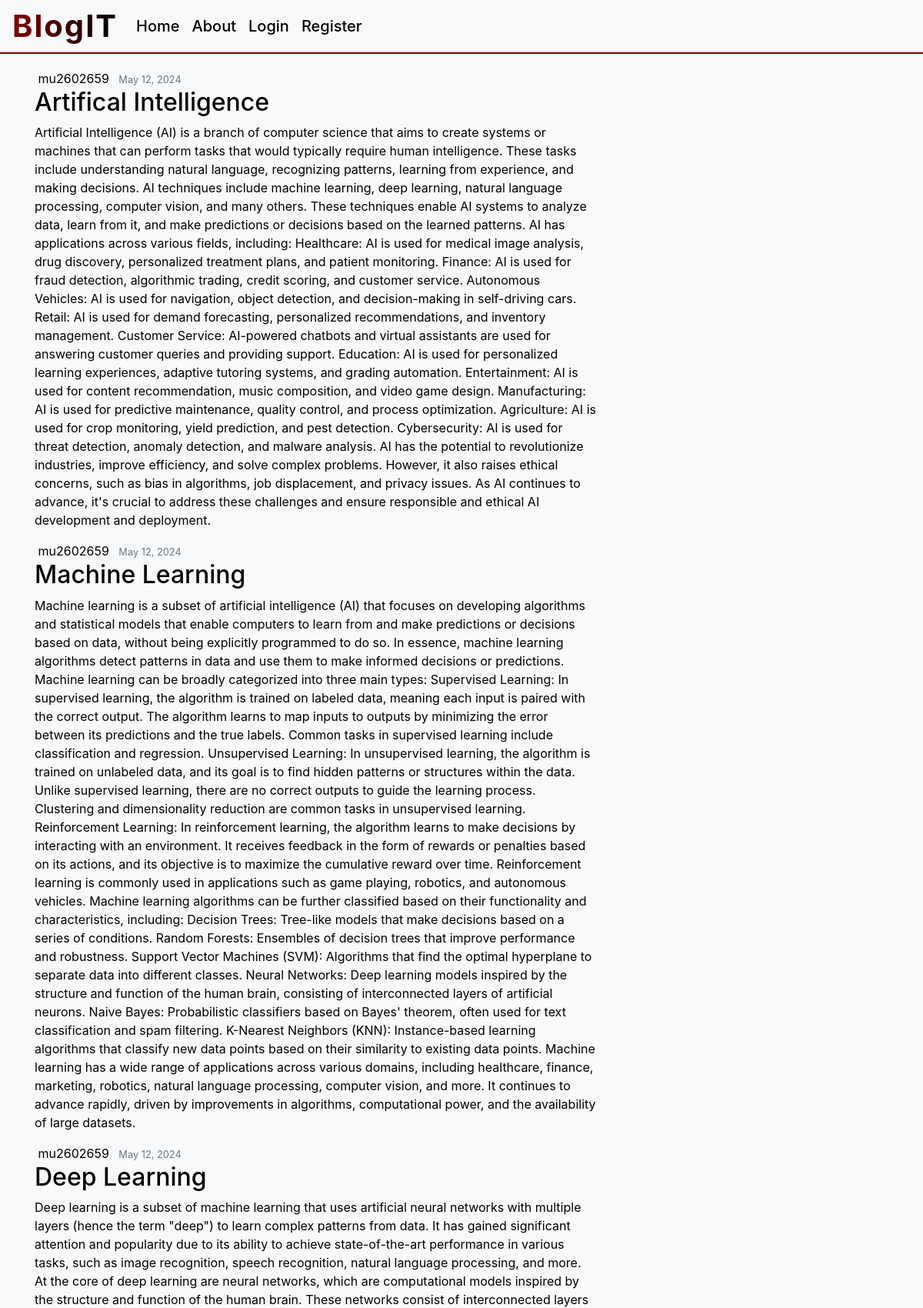
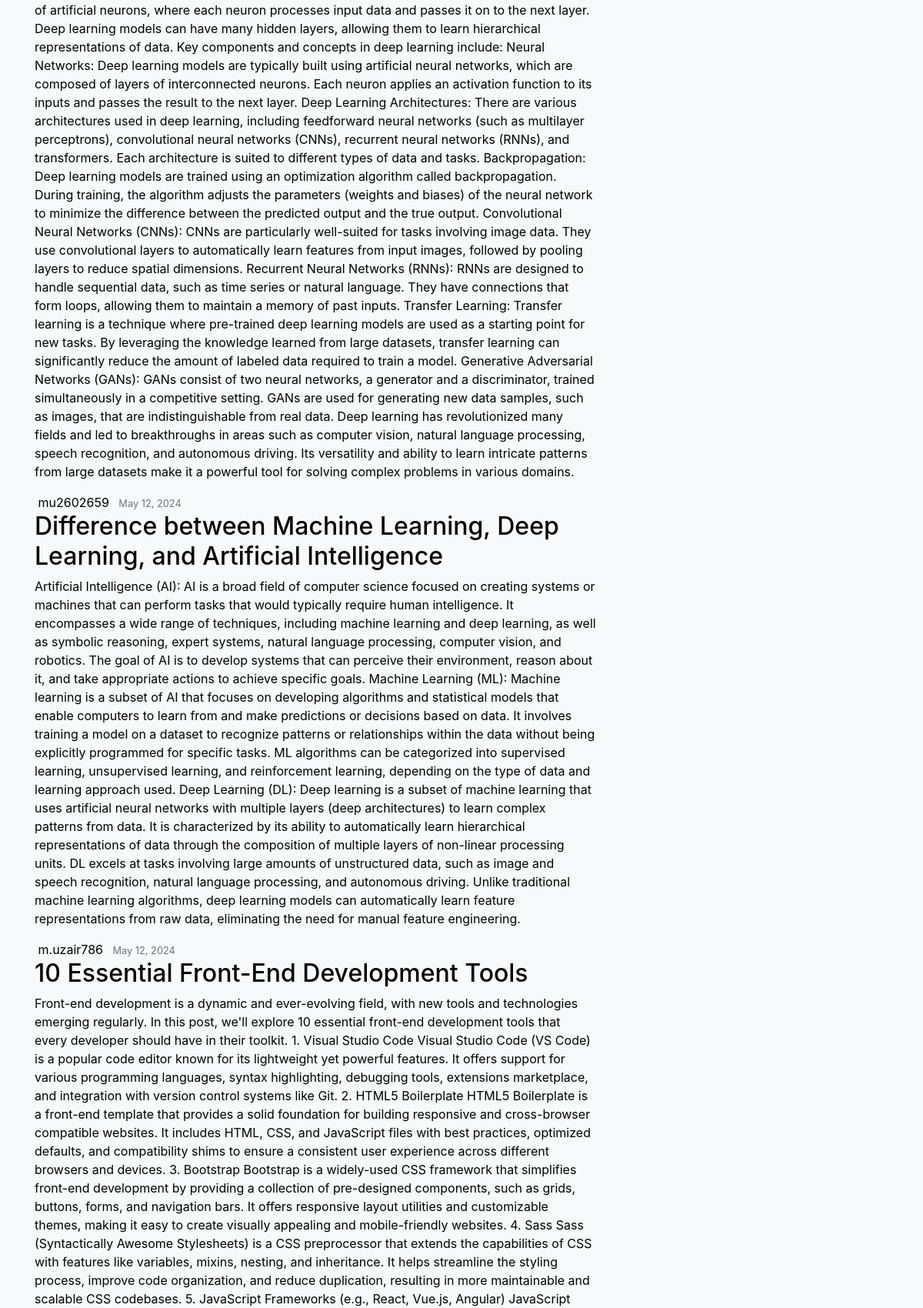
The page / (upper part) on the database its author committed (2 pictures, top to bottom).
### blog/models.py (models this page shows, shortened)
class Post(models.Model):
    title = models.CharField(max_length=100)
    content = models.TextField()
    date_posted = models.DateTimeField(default=timezone.now)
    author = models.ForeignKey(User, on_delete=models.CASCADE)

### blog/views.py (the view)
# urls.py: path("", views.home, name="blog-home"),
def home(request):
    context = {"posts": Post.objects.all()}
    return render(request, "blog/home.html", context)

### blog/templates/blog/home.html (shortened to what this page needs)
{% extends "blog/base.html" %}
{% load static %}
{% block content %}
{% for post in posts %}
<article class="media content-section">
    <div class="media-body">
        <div class="article-metadata">
            <a class="mr-2 custom-color" href="#">{{ post.author }}</a>
            <small class="text-muted custom-color">{{ post.date_posted | date:"F d, Y" }}</small>
        </div>
        <h2><a class="article-title custom-color" href="{% url 'detail' post.id %}">{{ post.title }}</a></h2>
        <p class="article-content custom-color">{{ post.content }}</p>
    </div>
</article>
{% endfor %}
{% endblock content %}

### blog/templates/blog/base.html (shortened to what this page needs)
{% load static %}
<!DOCTYPE html>
<html lang="en">
<head>
    <link rel="stylesheet" href="https://maxcdn.bootstrapcdn.com/bootstrap/4.0.0/css/bootstrap.min.css">
</head>
<body>
    <nav class="navbar navbar-expand-lg navbar-light bg-light fixed-top">
        <a class="navbar-brand" href="{% url 'blog-home' %}">
            <span class="first-letter">B</span>log<span class="second-letter">I</span>T
        </a>
        <div class="collapse navbar-collapse" id="navbarText">
            <ul class="navbar-nav mr-auto">
                <li class="nav-item active">
                    <a class="nav-link" href="{% url 'blog-home' %}">Home <span class="sr-only">(current)</span></a>
                </li>
                <li class="nav-item">
                    <a class="nav-link" href="{% url 'blog-about' %}">About</a>
                </li>
                {% if user.is_authenticated %}
                <li class="nav-item">
                    <a class="nav-link" href="{% url 'profile' %}">Profile</a>
                </li>
                <li class="nav-item">
                    <a class="nav-link" href="{% url 'create_post' %}">Create Post</a>
                </li>
                <li class="nav-item">
                    <a class="nav-link" href="{% url 'logout' %}">Logout</a>
                </li>
                {% else %}
                <li class="nav-item">
                    <a class="nav-link" href="{% url 'login' %}">Login</a>
                </li>
                <li class="nav-item">
                    <a class="nav-link" href="{% url 'register' %}">Register</a>
                </li>
                {% endif %}
            </ul>
        </div>
    </nav>
    <main role="main" class="container">
        <div class="row">
            <div class="col-md-8">
                {% block content %}{% endblock %}
            </div>
        </div>
    </main>
</body>
</html>

### blog/templates/blog/base.html (style rules this page uses)
body { background-color: #f8f9fa; }
.navbar { background-color: white; border-bottom: 2px solid maroon; height: 70px; font-size: 20px; }
.nav-link { font-weight: 500; color: black !important; }
.navbar-brand { font-size: 40px; font-weight: bold; background: linear-gradient(to right, #800000, black); -webkit-background-clip: text; -webkit-text-fill-color: transparent; letter-spacing: 2px; }
.container { margin-top: 90px; }

### blog/templates/blog/home.html (style rules this page uses)
.custom-color { color: black; transition: color 0.3s; }

### rows shown on the page
Post: author "mu2602659", date_posted "May 12, 2024", title "Artifical Intelligence", content "Artificial Intelligence (AI) is a branch of computer science that aims to create systems or machines that can perform tasks that would typically require human intelligence. These tasks include understanding natural language, recognizing patterns, learning from experience, and making decisions. AI techniques include machine learning, deep learning, natural language processing, computer vision, and many others. These techniques enable AI systems to analyze data, learn from it, and make predictions or decisions based on the learned patterns. AI has applications across various fields, including: Healthcare: AI is used for medical image analysis, drug discovery, personalized treatment plans, and…"
Post: author "mu2602659", date_posted "May 12, 2024", title "Machine Learning", content "Machine learning is a subset of artificial intelligence (AI) that focuses on developing algorithms and statistical models that enable computers to learn from and make predictions or decisions based on data, without being explicitly programmed to do so. In essence, machine learning algorithms detect patterns in data and use them to make informed decisions or predictions. Machine learning can be broadly categorized into three main types: Supervised Learning: In supervised learning, the algorithm is trained on labeled data, meaning each input is paired with the correct output. The algorithm learns to map inputs to outputs by minimizing the error between its predictions and the true labels.…"
Post: author "mu2602659", date_posted "May 12, 2024", title "Deep Learning", content "Deep learning is a subset of machine learning that uses artificial neural networks with multiple layers (hence the term \"deep\") to learn complex patterns from data. It has gained significant attention and popularity due to its ability to achieve state-of-the-art performance in various tasks, such as image recognition, speech recognition, natural language processing, and more. At the core of deep learning are neural networks, which are computational models inspired by the structure and function of the human brain. These networks consist of interconnected layers of artificial neurons, where each neuron processes input data and passes it on to the next layer. Deep learning models can have many…"
Post: author "mu2602659", date_posted "May 12, 2024", title "Difference between Machine Learning, Deep Learning, and Artificial Intelligence", content "Artificial Intelligence (AI): AI is a broad field of computer science focused on creating systems or machines that can perform tasks that would typically require human intelligence. It encompasses a wide range of techniques, including machine learning and deep learning, as well as symbolic reasoning, expert systems, natural language processing, computer vision, and robotics. The goal of AI is to develop systems that can perceive their environment, reason about it, and take appropriate actions to achieve specific goals. Machine Learning (ML): Machine learning is a subset of AI that focuses on developing algorithms and statistical models that enable computers to learn from and make…"
Post: author "m.uzair786", date_posted "May 12, 2024", title "10 Essential Front-End Development Tools"
